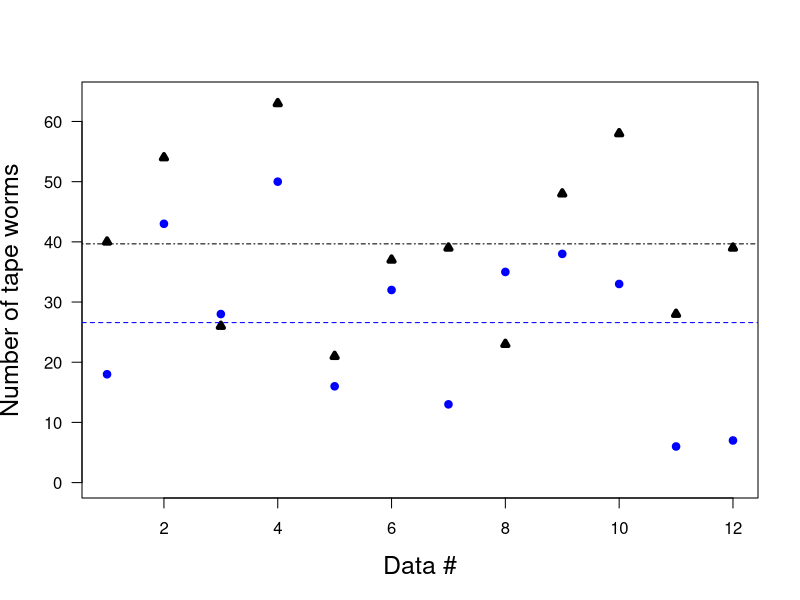

R code for this plot:
print('file: TapeWormsScatter.R')
# Scatter plot of 2 data sets: tape worms
Y1=c(18,43,28,50,16,32,13,35,38,33,6,7)      # drugged
Y2=c(40,54,26,63,21,37,39,23,48,58,28,39)    # un-treated
ymax=max(Y1,Y2); Y1mean=mean(Y1); Y2mean = mean(Y2)
# png('WormsScatterPlot171021.png',width=16,height=16,units='cm',res=300)
plot(Y1,type='p',lwd=4,col='blue',xlab='Data #',
     ylab='Number of tape worms',las=1,cex=0.6,ylim=c(0,ymax+1),cex.lab=1.5)
points(Y2,col='black',lwd=4,cex=0.6,pch=24)
abline(Y1mean,0,col='blue',lty=2)
abline(Y2mean,0,col='black',lty=4)
# dev.off()
